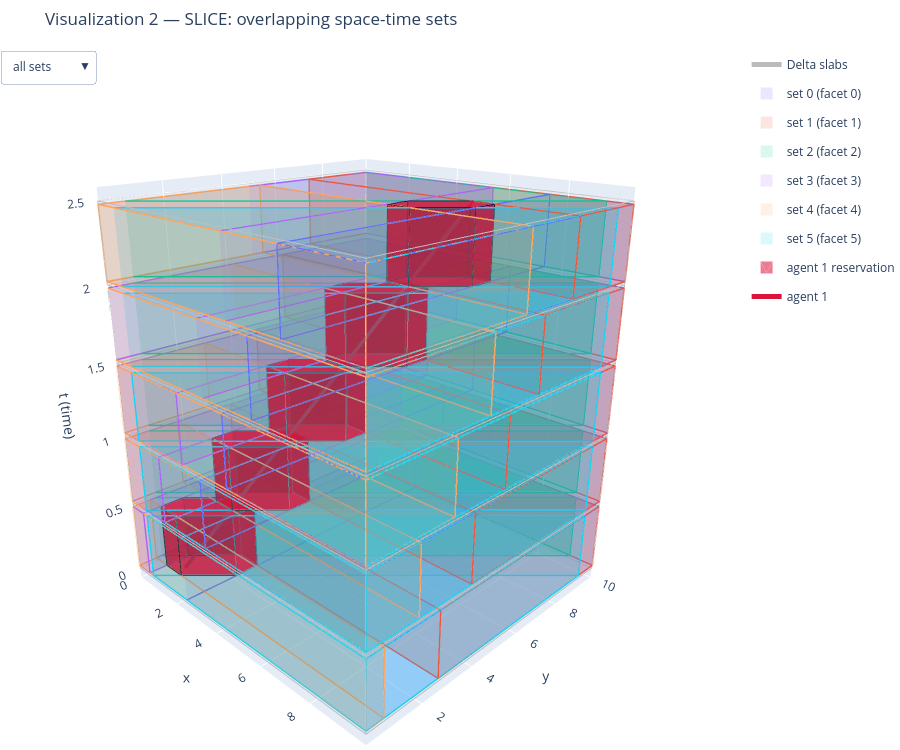

This figure's notebook cell:
### Markdown cell above
## Visualization 2 — Slice: space-time decomposed into overlapping sets

Same slabs, same prisms, same colouring — but each set is now the whole
slab on the far side of one facet. Inside every slab the prisms overlap
(colours mix wherever two or three sets share volume), and each set is far
larger than its peel counterpart. Isolate a set with the dropdown to see a
full half-slab extruded over `[k*Delta, (k+1)*Delta]`, stacked through
every slab.

### Code cell
fig_slice = decomposition_figure(slice_per_slab, "Visualization 2 — SLICE: overlapping space-time sets", opacity=0.15,
                                 extra_traces=agent1_traces())
fig_slice
